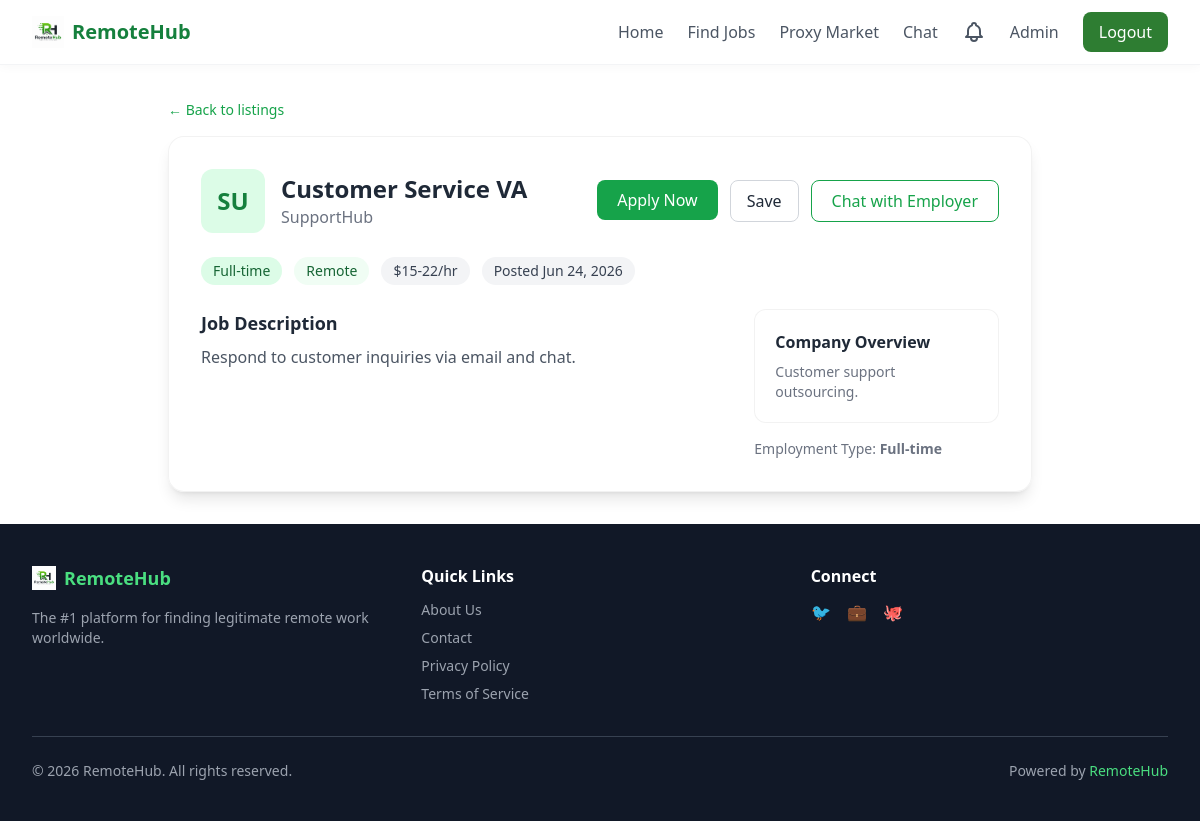
/jobs/job/79 (signed in), run on the app's committed database.
### models.py (models this page shows)
class Company(db.Model):
    __tablename__ = 'companies'
    id = db.Column(db.Integer, primary_key=True)
    name = db.Column(db.String(200), nullable=False)
    logo = db.Column(db.String(256))
    description = db.Column(db.Text)
    website = db.Column(db.String(256))
    verified = db.Column(db.Boolean, default=False)
    created_at = db.Column(db.DateTime, default=lambda: datetime.now(timezone.utc))
    jobs = db.relationship('Job', backref='company', lazy='dynamic')

class Job(db.Model):
    __tablename__ = 'jobs'
    id = db.Column(db.Integer, primary_key=True)
    title = db.Column(db.String(200), nullable=False)
    company_id = db.Column(db.Integer, db.ForeignKey('companies.id'), nullable=False)
    category_id = db.Column(db.Integer, db.ForeignKey('job_categories.id'))
    parent_category = db.Column(db.String(100))
    employment_type = db.Column(db.String(50))
    salary = db.Column(db.String(100))
    experience_level = db.Column(db.String(100))
    location = db.Column(db.String(100))
    timezone = db.Column(db.String(100))
    description = db.Column(db.Text)
    responsibilities = db.Column(db.Text)
    qualifications = db.Column(db.Text)
    skills_required = db.Column(db.Text)
    posted_date = db.Column(db.DateTime, default=lambda: datetime.now(timezone.utc))
    application_deadline = db.Column(db.DateTime)
    proxy_required = db.Column(db.Boolean, default=False)
    proxy_country = db.Column(db.String(100))
    is_active = db.Column(db.Boolean, default=True)
    benefits = db.Column(db.Text)
    contract_type = db.Column(db.String(50))
    applications = db.relationship('JobApplication', backref='job', lazy='dynamic')
    saved_by = db.relationship('SavedJob', backref='job', lazy='dynamic')

### routes/job_routes.py (the view)
@job_bp.route('/job/<int:job_id>')
@login_required
def detail(job_id):
    job = Job.query.get_or_404(job_id)
    return render_template('job_detail.html', job=job)

### app.py (called while the page is built)
@login_manager.user_loader
def load_user(user_id):
    return db.session.get(User, int(user_id))

### templates/job_detail.html (shortened to what this page needs)
{% extends "base.html" %}
{% block content %}
<div class="max-w-4xl mx-auto px-4 py-8">
    <a href="{{ url_for('jobs.browse') }}" class="text-green-600 hover:underline text-sm mb-4 inline-block">&larr; Back to listings</a>
    <div class="glass-card rounded-2xl p-6 md:p-8 shadow-lg">
        <div class="flex flex-col md:flex-row md:items-center md:justify-between mb-6">
            <div class="flex items-center space-x-4">
                <div class="w-16 h-16 bg-green-100 rounded-xl flex items-center justify-center text-green-700 font-bold text-2xl">
                    {{ job.company.name[:2].upper() if job.company else '??' }}
                </div>
                <div>
                    <h1 class="text-2xl font-bold text-gray-800">{{ job.title }}</h1>
                    <p class="text-gray-500">{{ job.company.name if job.company else 'Unknown' }}</p>
                </div>
            </div>
            <div class="mt-4 md:mt-0 flex flex-wrap gap-3">
                <form method="POST" action="{{ url_for('jobs.apply', job_id=job.id) }}" class="inline">
                    <button type="submit" class="bg-green-600 text-white px-5 py-2 rounded-lg hover:bg-green-700 transition">Apply Now</button>
                </form>
                <form method="POST" action="{{ url_for('jobs.save_job', job_id=job.id) }}" class="inline">
                    <button type="submit" class="border border-gray-300 px-4 py-2 rounded-lg hover:bg-gray-50 transition">Save</button>
                </form>
                <form method="POST" action="{{ url_for('chat.start_conversation', job_id=job.id) }}" class="inline">
                    <button type="submit" class="bg-white border border-green-600 text-green-600 px-5 py-2 rounded-lg hover:bg-green-50 transition font-medium">
                        Chat with Employer
                    </button>
                </form>
            </div>
        </div>
        <div class="flex flex-wrap gap-3 mb-6">
            <span class="px-3 py-1 bg-green-100 text-green-800 rounded-full text-sm">{{ job.employment_type or 'N/A' }}</span>
            <span class="px-3 py-1 bg-green-50 text-green-800 rounded-full text-sm">{{ job.location or 'Remote' }}</span>
            {% if job.salary %}<span class="px-3 py-1 bg-gray-100 text-gray-700 rounded-full text-sm">{{ job.salary }}</span>{% endif %}
            <span class="px-3 py-1 bg-gray-100 text-gray-700 rounded-full text-sm">
                Posted {{ job.posted_date.strftime('%b %d, %Y') if job.posted_date else 'N/A' }}
            </span>
        </div>
        <div class="grid md:grid-cols-3 gap-8">
            <div class="md:col-span-2 space-y-6">
                <div>
                    <h2 class="text-lg font-semibold mb-2 text-gray-800">Job Description</h2>
                    <div class="prose max-w-none text-gray-600">
                        {{ job.description | safe if job.description else 'No description available.' }}
                    </div>
                </div>
            </div>
            <div class="space-y-4">
                {% if job.company.description %}
                <div class="glass-card p-5 rounded-xl">
                    <h3 class="font-semibold mb-2">Company Overview</h3>
                    <p class="text-sm text-gray-500">{{ job.company.description }}</p>
                </div>
                {% endif %}
                <div class="text-sm text-gray-500">
                    <p>Employment Type: <strong>{{ job.employment_type or 'Not specified' }}</strong></p>
                </div>
            </div>
        </div>
    </div>
</div>
{% endblock %}

### templates/base.html (style rules this page uses)
.glass-card { background: rgba(255, 255, 255, 0.85); backdrop-filter: blur(12px); -webkit-backdrop-filter: blur(12px); border: 1px solid rgba(0, 0, 0, 0.05); }

### data on the page
Company: company "SU", company "SupportHub", company.description "Customer support outsourcing."
Job: title "Customer Service VA", employment_type "Full-time", location "Remote", salary "$15-22/hr", posted_date "Jun 24, 2026", description "Respond to customer inquiries via email and chat."
